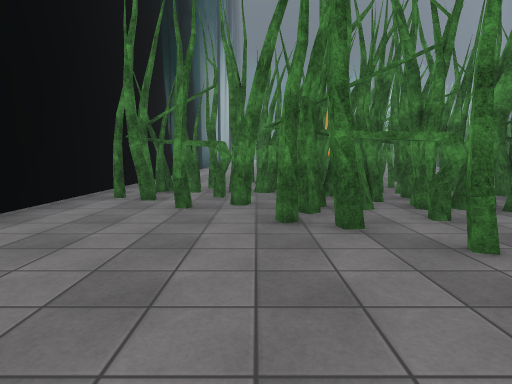
View 1 (above)

20 first-person views from a walk through a Unity game level. The camera is 1.4 m above the floor, tilts 6° down and sees 75° across. The floor is counted in squares, 2 m on a side. Each view is taken from the middle of a square. On the plan, view 1 faces up. The plan holds only what a view shows up to about 10 squares ahead; the rest is blank. The place goes on beyond the plan. The player character is not drawn. Some surface patterns are stand-ins.

View 2
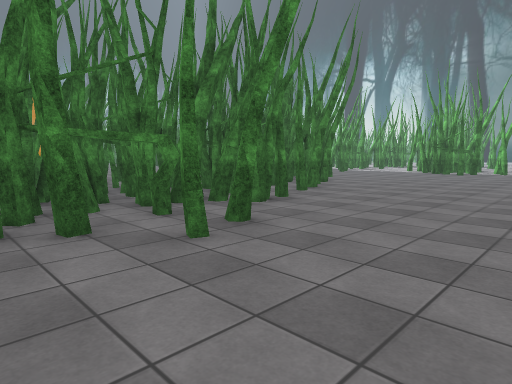

View 3
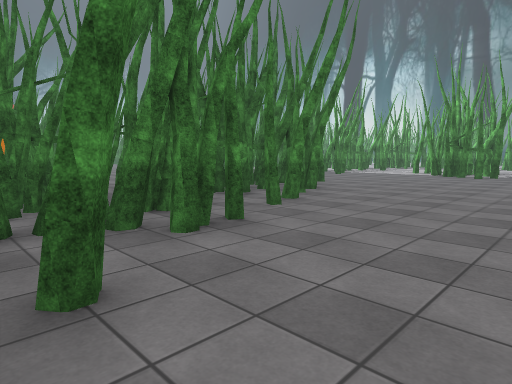

View 4
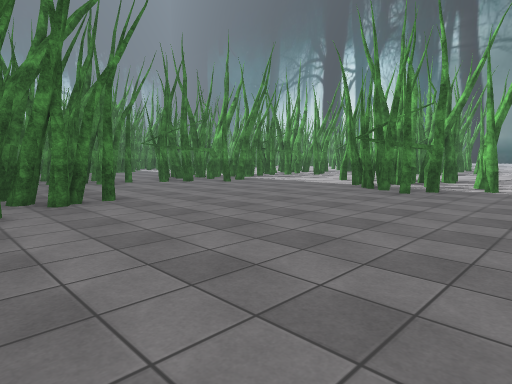

View 5
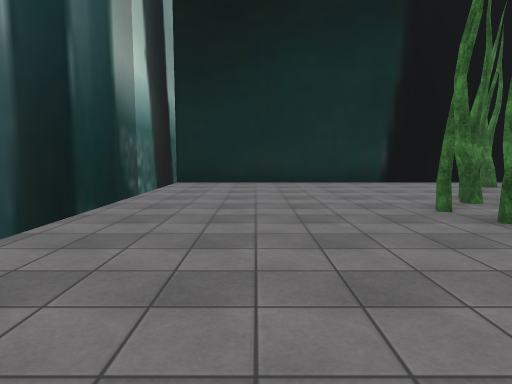

View 6
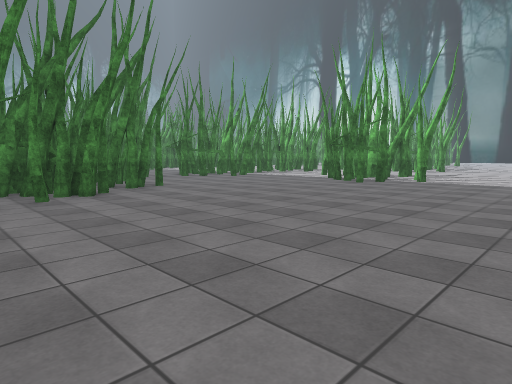

View 7
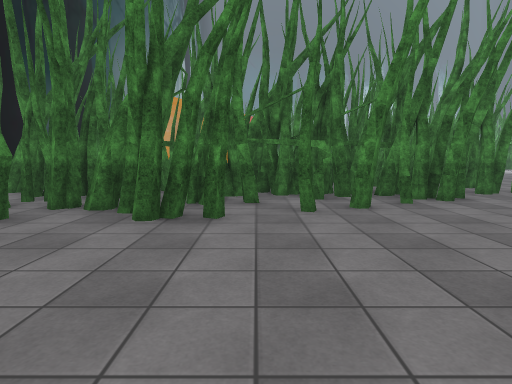

View 8
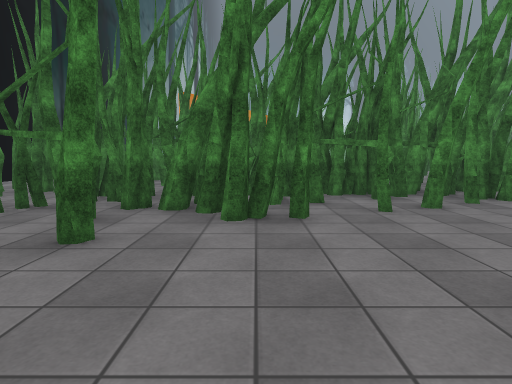

View 9
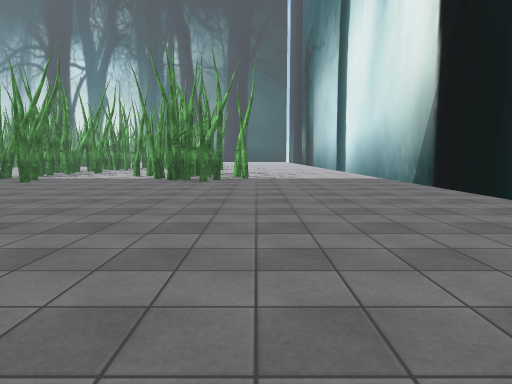

View 10
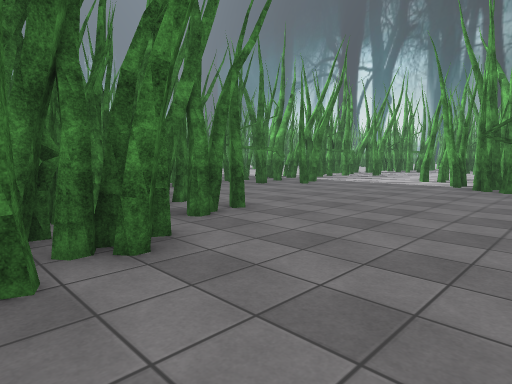

View 11
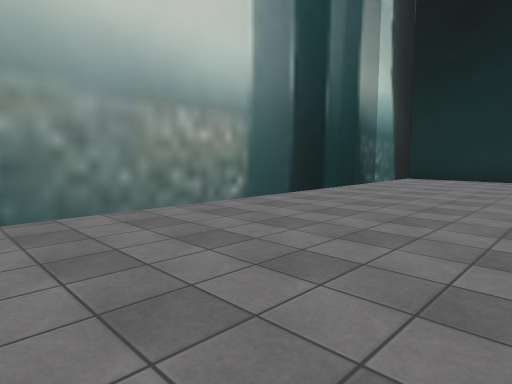

View 12
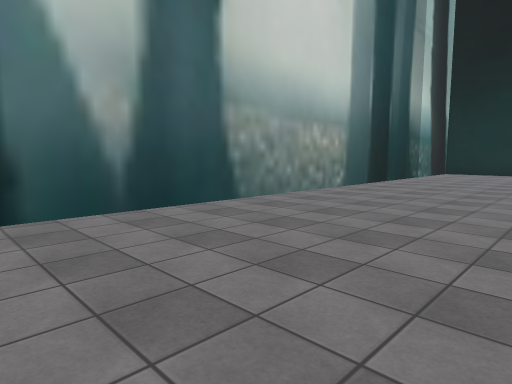

View 13
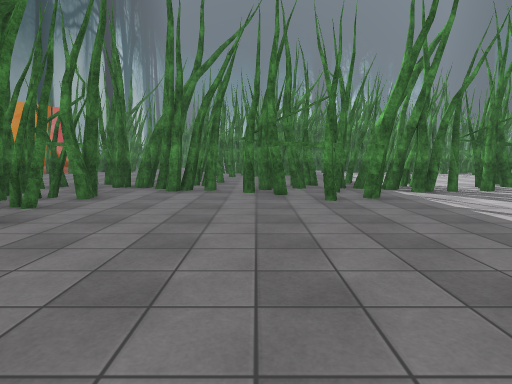

View 14
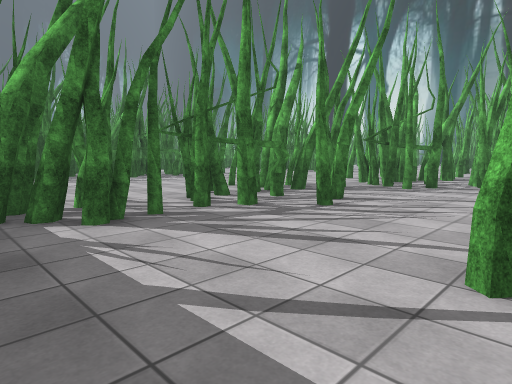

View 15
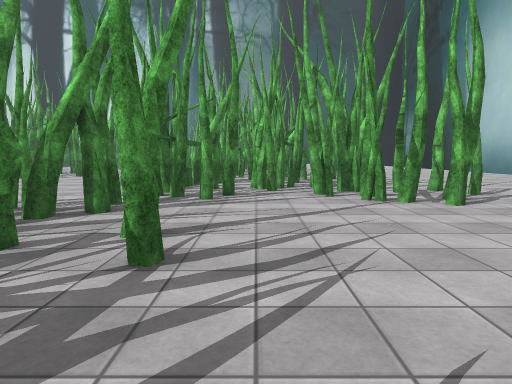

View 16
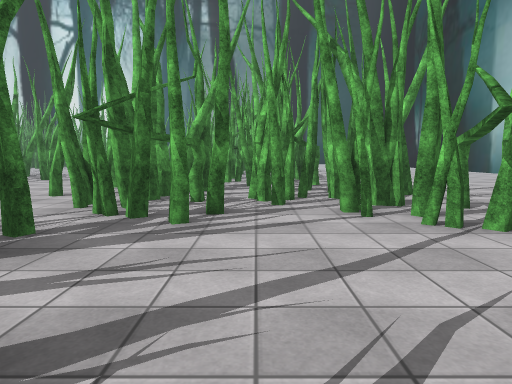

View 17
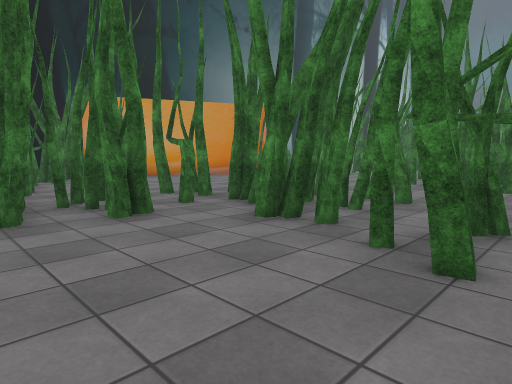

View 18
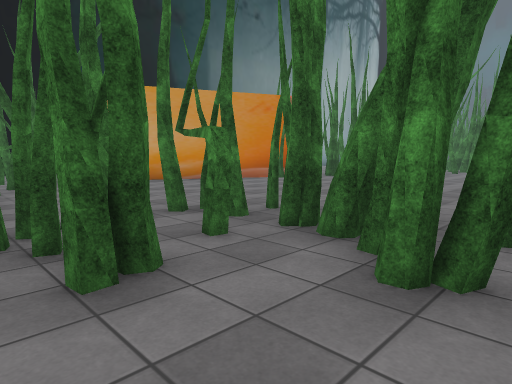

View 19
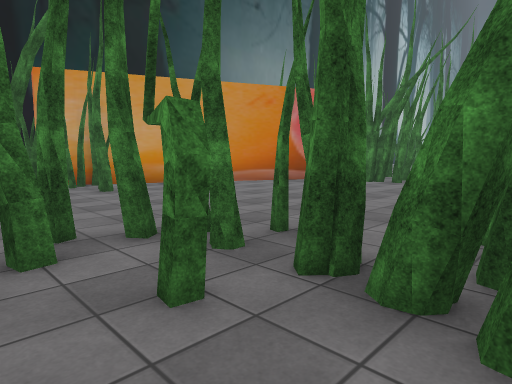

View 20
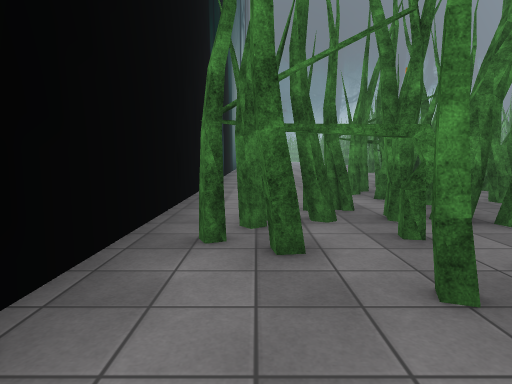

### Floor plan
Key: @ floor where view 1 was taken; # wall or solid block; x gap in a wall; . floor; O other object.
Columns run from 4 left of view 1 to 29 right of it. Each row starts with its distance up from view 1.
 20            O
 19           OO    O
 18            O    O
 17         #O ..   O
 16         #.... .O.O
 15         #...... OO    ...
 14        #..........   ....
 13       ##..........   .....  ...
 12      .#OO......OO...OO...OO..O.
 11      O OO...OOOOO.OOOO.OOO...OOO
 10 #...OOOO  ..O.OOOOOOOOO.OOOOOOO
  9 #...O.OOOO..OOO..O.O...OO..OO.O.OO
  8 #....OOOOOOOOOO...O........OOOOOOO
  7 #.OOOOOOOOOOOOO............O.OOOOO
  6 #.OOOOOOOOOOO........OO....OOOO..
  5 #..OOOOOOO.OO.......OOOO..O.OO.O
  4 #...#OO.O..........OOOOO  .OO..
  3 #....O.............O.O..   .....
  2 #...................O..     ....
  1 #......................       ..
  0 #...@................
 -1 #...................
 -2 x...................
 -3 ####################

Where each view was taken, in squares from view 1:
view 1: 0 up, 0 right, facing up
view 2: 0 up, 0 right, facing up-right
view 3: 1 up, 2 right, facing up-right
view 4: 1 up, 8 right, facing up-right
view 5: 0 up, 6 right, facing left
view 6: 1 down, 6 right, facing up-right
view 7: 0 up, 5 right, facing up
view 8: 0 up, 4 right, facing up
view 9: 2 up, 5 right, facing right
view 10: 3 up, 7 right, facing up-right
view 11: 2 up, 8 right, facing down-left
view 12: 2 up, 12 right, facing down-left
view 13: 3 up, 13 right, facing up
view 14: 6 up, 15 right, facing up-right
view 15: 8 up, 17 right, facing right
view 16: 8 up, 19 right, facing right
view 17: 7 up, 14 right, facing up-left
view 18: 8 up, 12 right, facing up-left
view 19: 9 up, 11 right, facing up-left
view 20: 3 up, 2 left, facing up
